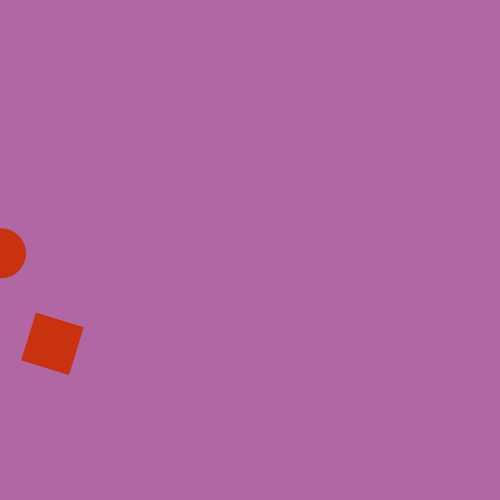
Frame 1 (no input)
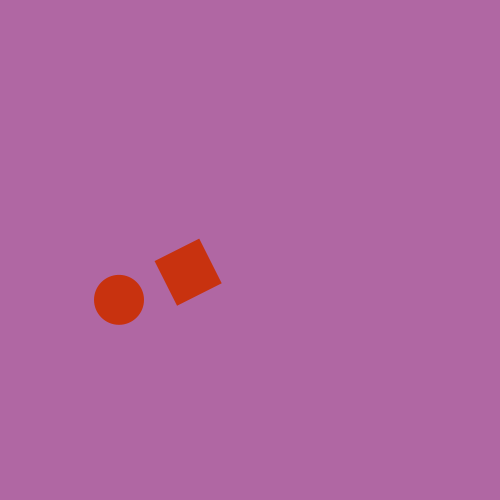
Frame 60 (the mouse pressed at the canvas centre just before this capture)
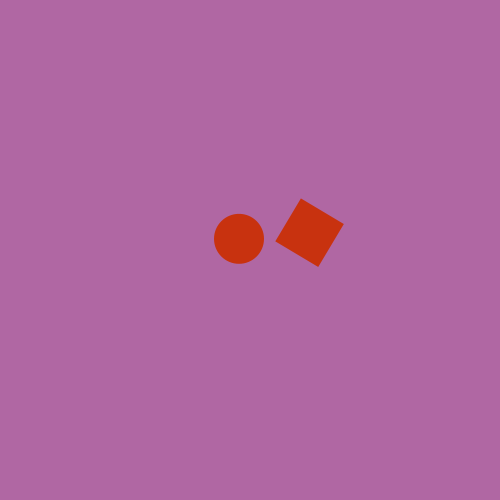
Frame 120 (the mouse held since frame 60 and released just before this capture)

The Processing sketch that drew these frames (run headless with seeded random() and noise(); from frame 60 on, the mouse is pressed at the canvas centre):

// Processing sketch: catalinajuez11e00
// ── catalinajuez11e00.pde
Cata [] n = new Cata [1];

void setup() {
  size (500, 500);
  for (int i = 0; i< n.length; i ++) {
    n[i] = new Cata();
  }
}

void draw() {
  background(176, 103, 163);
  for (int i = 0; i< n.length; i ++) {
    n[i].circulo();
    n[i].movimiento();
    n[i].repeticion();
    n[i].giro(5);
  }
}
// ── Cata.pde
class Cata {
  float velx;
  int y;

  Cata () {
    y = 250;
    this.velx= 1;
  }


  void circulo () {
    strokeWeight(1);
    stroke(255);
    //line(velx, y+sin(velx/15)*50, velx-250, y+sin(velx/15+(PI)/2)*50);
    fill (200, 50, 15);
    noStroke();
    ellipse(velx, y+sin(velx/15)*50, 50, 50);
  }

  void giro( float a) {
    pushMatrix();
    translate(velx, y);
    rotate (velx/10);

    rect(50, 50, 50, 50);
    rectMode(CENTER);

    popMatrix();
  }


  void movimiento() {
    velx += 2;
  }

  void repeticion() {
    if (velx > width + y) {
      velx = -y;
    };
  }
}
